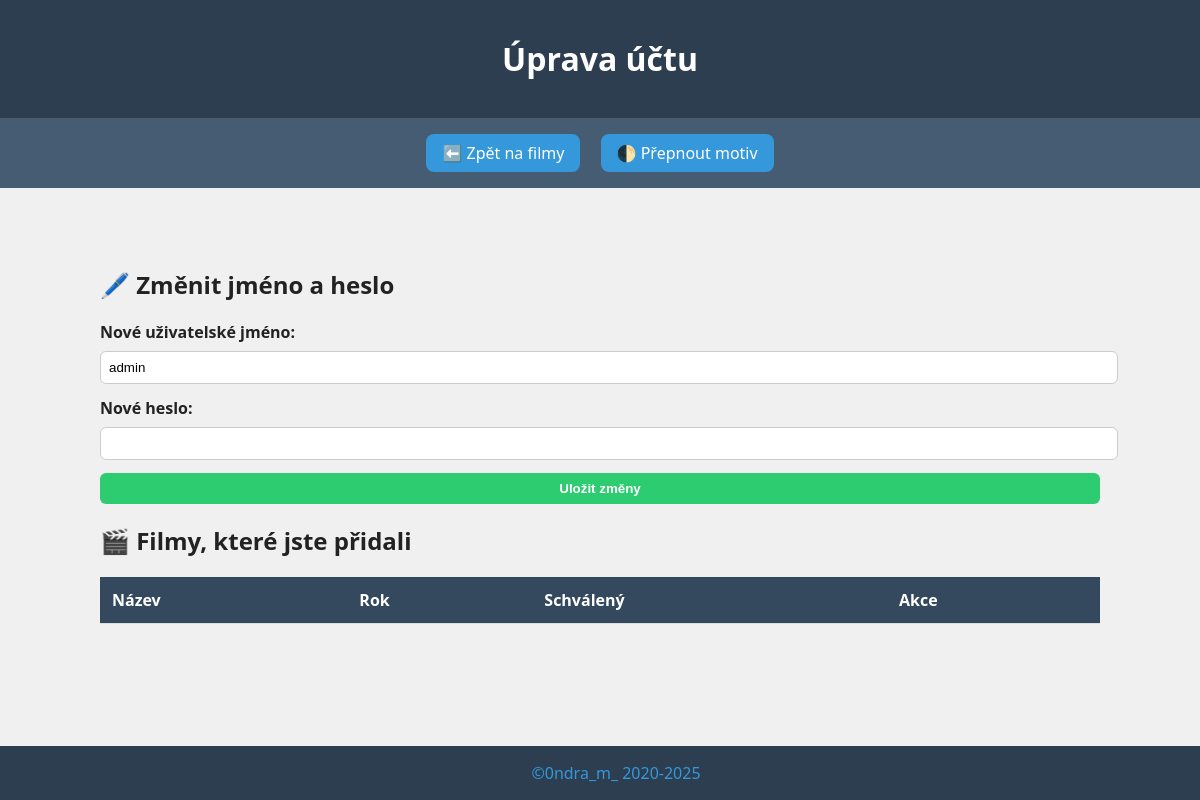
The page /settings.php (signed in) on the database as committed earlier.
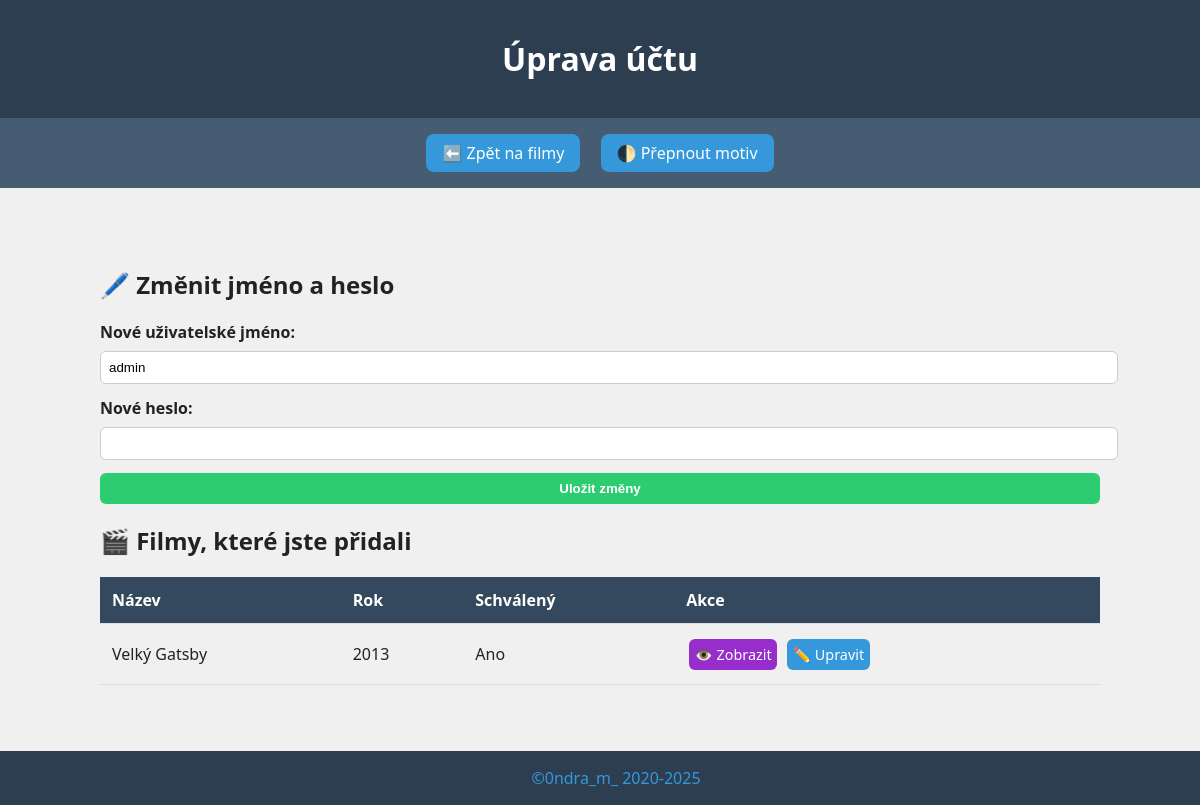
The same page on the database as committed later.
### tables this page shows
CREATE TABLE `filmy` (
  `id` int NOT NULL,
  `nazev` varchar(255) NOT NULL,
  `rok` int NOT NULL,
  `zanr` varchar(100) DEFAULT NULL,
  `reziser` varchar(255) DEFAULT NULL,
  `hodnoceni` decimal(3,1) DEFAULT NULL,
  `popis` text,
  `schvaleno` tinyint(1) DEFAULT '0',
  `vytvoreno` timestamp NOT NULL DEFAULT CURRENT_TIMESTAMP,
  `autor` varchar(50) NOT NULL DEFAULT 'neznámý'
);

### settings.php (the view, shortened to what this page needs)
<?php
   require 'hlphp/db.php';
   $username = $_SESSION['username'];
   $user_result = $conn->query("SELECT * FROM uzivatele WHERE username = '$username'");
   if ($user_result->num_rows > 0) {
       $user = $user_result->fetch_assoc();
   } else {
       die("Uživatel nenalezen.");
   }
   $films_result = $conn->query("SELECT * FROM filmy WHERE autor = '$username' ORDER BY vytvoreno DESC");
   ?>
<!DOCTYPE html>
<html lang="cs">
   <head>
      <link rel="stylesheet" href="styles.css">
   </head>
   <body>
      <header>
         <h1>Úprava účtu</h1>
      </header>
      <nav>
         <a class="button" href="index.php">⬅️ Zpět na filmy</a>
         <a class="button" onclick="toggleTheme()">🌓 Přepnout motiv</a>
      </nav>
      <div class="container">
         <h2>🖊️ Změnit jméno a heslo</h2>
         <form method="POST" action="settings.php" class="credentials-form">
            <label class="form-label">Nové uživatelské jméno:</label>
            <input type="text" name="new_username" class="form-input" value="<?= htmlspecialchars($user['username']) ?>" required>
            <label class="form-label">Nové heslo:</label>
            <input type="password" name="new_password" class="form-input">
            <button type="submit" class="form-button">Uložit změny</button>
         </form>
         <h2>🎬 Filmy, které jste přidali</h2>
         <div class="table-wrapper">
            <table class="admin-table">
               <thead>
                  <tr>
                     <th>Název</th>
                     <th>Rok</th>
                     <th>Schválený</th>
                     <th>Akce</th>
                  </tr>
               </thead>
               <tbody>
                  <?php while ($film = $films_result->fetch_assoc()): ?>
                  <tr>
                     <td><?= htmlspecialchars($film['nazev']) ?></td>
                     <td><?= htmlspecialchars($film['rok']) ?></td>
                     <td><?= $film['schvaleno'] ? 'Ano' : 'Ne' ?></td>
                     <td>
                        <a class="btn btn-view" href="info.php?id=<?= $film['id'] ?>">👁️ Zobrazit</a>
                        <a class="btn" href="edit.php?id=<?= $film['id'] ?>">✏️ Upravit</a>
                     </td>
                  </tr>
                  <?php endwhile; ?>
               </tbody>
            </table>
         </div>
      </div>
   </body>
   <footer>
      <a href="https://github.com/0ndraM">©0ndra_m_  2020-<?php echo date("Y");?></a>
   </footer>
</html>

Rows that differ between the two databases and show on the page:
now on this page (row edited): filmy: nazev "Velký Gatsby", rok "2013", schvaleno "Ano"
